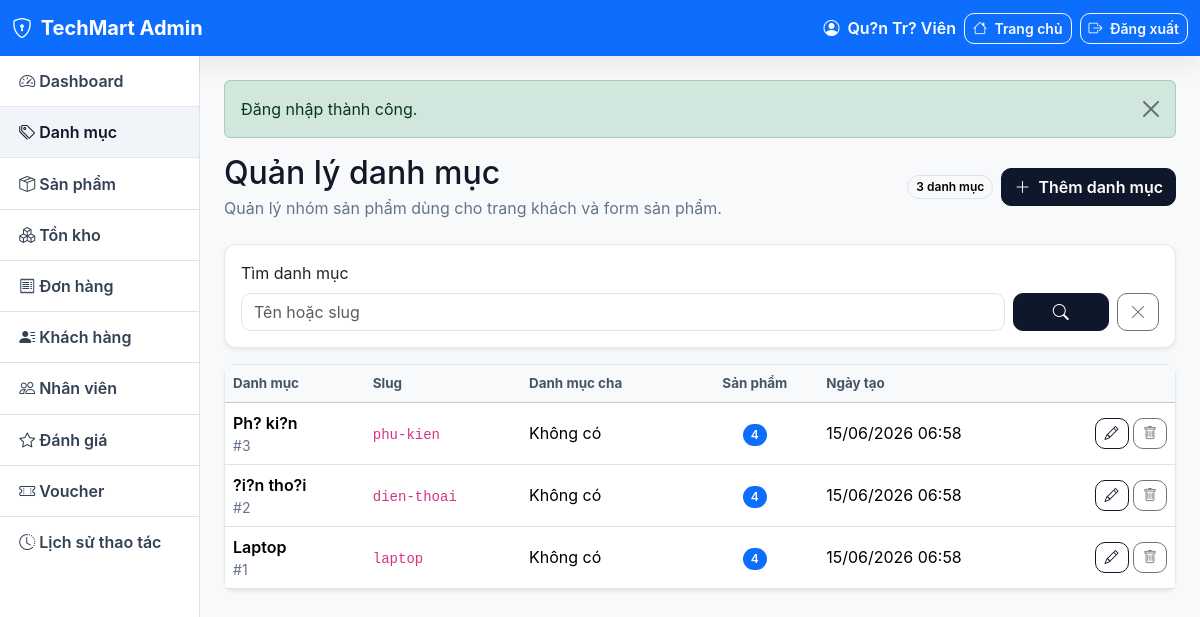
The app's page /admin/categories (signed in) with its own data.
### tables this page shows
CREATE TABLE categories (
    id         INT UNSIGNED AUTO_INCREMENT PRIMARY KEY,
    name       VARCHAR(100) NOT NULL,
    slug       VARCHAR(120) NOT NULL UNIQUE,
    parent_id  INT UNSIGNED DEFAULT NULL,
    created_at TIMESTAMP DEFAULT CURRENT_TIMESTAMP,
    FOREIGN KEY (parent_id) REFERENCES categories(id) ON DELETE SET NULL
);

### app/Core/View.php (called while the page is built, shortened)
<?php
final class View
{
    public static function render(string $view, array $data = [], ?string $layout = 'customer'): void
    {
        $viewsPath = App::$config['paths']['views'];
        $viewFile  = $viewsPath . '/' . $view . '.php';
        extract($data, EXTR_SKIP);
        require $viewFile;
    }
}

### app/Core/Controller.php (called while the page is built, shortened)
<?php
abstract class Controller
{
    protected function view(string $view, array $data = [], ?string $layout = 'customer'): void
    {
        View::render($view, $data, $layout);
    }
}

### app/Controllers/Admin/CategoryController.php (called while the page is built, shortened)
<?php
final class CategoryController extends Controller
{
    public function index(): void
    {
        $page = isset($_GET['page']) ? (int)$_GET['page'] : 1;
        $keyword = trim((string)($_GET['q'] ?? ''));
        $category = new Category();
        $this->view('admin/categories/index', [
            'title' => 'Quản lý danh mục',
            'result' => $category->paginateWithProductCount(
                $page,
                10,
                $keyword !== '' ? $keyword : null
            ),
            'filters' => [
                'q' => $keyword,
            ],
        ], 'admin');
    }
}

### app/Core/App.php (called while the page is built, shortened)
<?php
final class App
{
    public static Router $router;
    public static function run(): void
    {
        self::dispatch();
    }
    private static function registerAutoloader(): void
    {
        require_once __DIR__ . '/helpers.php';
    }
    private static function dispatch(): void
    {
        self::$router = new Router();
        self::$router->dispatch();
    }
}

### public/index.php (called while the page is built, shortened)
<?php
require dirname(__DIR__) . '/app/Core/App.php';
App\Core\App::run();

### app/Core/helpers.php (called while the page is built, shortened)
<?php
if (!function_exists('e')) {
    function e(mixed $value): string
    {
        return htmlspecialchars((string)($value ?? ''), ENT_QUOTES | ENT_SUBSTITUTE, 'UTF-8');
    }
}
if (!function_exists('url')) {
    function url(string $path = ''): string
    {
        $base = App::$config['app']['url'] ?? '';
        return rtrim($base, '/') . '/' . ltrim($path, '/');
    }
}

### app/Core/Database.php (called while the page is built, shortened)
<?php
final class Database
{
    private static ?PDO $instance = null;
    public static function pdo(): PDO
    {
        if (self::$instance !== null) {
            return self::$instance;
        }
        $cfg = App::$config['db'];
        $dsn = sprintf(
            'mysql:host=%s;port=%d;dbname=%s;charset=%s',
            $cfg['host'], $cfg['port'], $cfg['name'], $cfg['charset']
        );
        try {
            self::$instance = new PDO($dsn, $cfg['user'], $cfg['pass'], [
                PDO::ATTR_ERRMODE            => PDO::ERRMODE_EXCEPTION,
                PDO::ATTR_DEFAULT_FETCH_MODE => PDO::FETCH_ASSOC,
                PDO::ATTR_EMULATE_PREPARES   => false,
                PDO::MYSQL_ATTR_INIT_COMMAND => "SET NAMES {$cfg['charset']} COLLATE utf8mb4_unicode_ci",
            ]);
        } catch (PDOException $e) {
            $debug = App::$config['app']['debug'] ?? false;
            $msg = $debug ? $e->getMessage() : 'Database connection error';
            throw new \RuntimeException($msg, (int)$e->getCode());
        }
        return self::$instance;
    }
}

### app/Core/Model.php (called while the page is built, shortened)
<?php
abstract class Model
{
    protected function db(): PDO
    {
        return Database::pdo();
    }
}

### app/Models/Category.php (called while the page is built, shortened)
<?php
final class Category extends Model
{
    public function paginateWithProductCount(
        int $page = 1,
        int $perPage = 10,
        ?string $keyword = null
    ): array {
        $page = max(1, $page);
        $offset = ($page - 1) * $perPage;
        $where = [];
        $params = [];
        $whereSql = $where ? 'WHERE ' . implode(' AND ', $where) : '';
        $countStmt = $this->db()->prepare("SELECT COUNT(*) FROM categories c $whereSql");
        $countStmt->execute($params);
        $total = (int)$countStmt->fetchColumn();
        $stmt = $this->db()->prepare("
            SELECT
                c.*,
                p.name AS parent_name,
                COUNT(pr.id) AS product_count
            FROM categories c
            LEFT JOIN categories p ON p.id = c.parent_id
            LEFT JOIN products pr ON pr.category_id = c.id
            $whereSql
            GROUP BY c.id, p.name
            ORDER BY c.created_at DESC, c.id DESC
            LIMIT $perPage OFFSET $offset
        ");
        $stmt->execute($params);
        return [
            'rows' => $stmt->fetchAll(),
            'total' => $total,
            'page' => $page,
            'perPage' => $perPage,
            'lastPage' => (int)ceil($total / $perPage),
        ];
    }
}

### app/Views/admin/categories/index.php (the view, shortened to what this page needs)
<?php
$filters = $filters ?? ['q' => ''];
?>
<div class="d-flex flex-wrap justify-content-between align-items-center gap-3 mb-4">
    <div>
        <h2 class="mb-1">Quản lý danh mục</h2>
        <div class="text-muted">Quản lý nhóm sản phẩm dùng cho trang khách và form sản phẩm.</div>
    </div>
    <div class="d-flex flex-wrap align-items-center gap-2">
        <span class="badge text-bg-light border"><?= number_format((int)$result['total']) ?> danh mục</span>
        <a href="<?= url('/admin/categories/create') ?>" class="btn btn-primary">
            <i class="bi bi-plus-lg me-1"></i> Thêm danh mục
        </a>
    </div>
</div>
<div class="card shadow-sm mb-3">
    <div class="card-body">
        <form class="row g-2 align-items-end" method="get" action="<?= url('/admin/categories') ?>">
            <div class="col-md-10">
                <label class="form-label">Tìm danh mục</label>
                <input type="search" name="q" class="form-control" value="<?= e($filters['q']) ?>" placeholder="Tên hoặc slug">
            </div>
            <div class="col-md-2 d-flex gap-2">
                <button class="btn btn-primary flex-fill" type="submit"><i class="bi bi-search"></i></button>
                <a class="btn btn-outline-secondary" href="<?= url('/admin/categories') ?>"><i class="bi bi-x-lg"></i></a>
            </div>
        </form>
    </div>
</div>
<div class="card shadow-sm">
    <div class="card-body p-0">
        <table class="table table-hover mb-0 align-middle admin-categories-table">
            <thead class="table-light">
                <tr>
                    <th>Danh mục</th>
                    <th>Slug</th>
                    <th>Danh mục cha</th>
                    <th class="text-center">Sản phẩm</th>
                    <th>Ngày tạo</th>
                    <th style="width:120px"></th>
                </tr>
            </thead>
            <tbody>
                <?php if (empty($result['rows'])): ?>
                    <tr><td colspan="6" class="text-center py-4 text-muted">Chưa có danh mục phù hợp.</td></tr>
                <?php else: ?>
                    <?php foreach ($result['rows'] as $category): ?>
                        <?php $hasProducts = (int)$category['product_count'] > 0; ?>
                        <tr>
                            <td>
                                <div class="fw-semibold"><?= e($category['name']) ?></div>
                                <div class="text-muted small">#<?= e($category['id']) ?></div>
                            </td>
                            <td><code><?= e($category['slug']) ?></code></td>
                            <td><?= e($category['parent_name'] ?: 'Không có') ?></td>
                            <td class="text-center">
                                <span class="badge <?= $hasProducts ? 'text-bg-primary' : 'text-bg-light border' ?>">
                                    <?= number_format((int)$category['product_count']) ?>
                                </span>
                            </td>
                            <td><?= e(date('d/m/Y H:i', strtotime((string)$category['created_at']))) ?></td>
                            <td class="text-end">
                                <a href="<?= url('/admin/categories/' . $category['id'] . '/edit') ?>"
                                   class="btn btn-sm btn-outline-primary" title="Sửa">
                                    <i class="bi bi-pencil"></i>
                                </a>
                                <form action="<?= url('/admin/categories/' . $category['id'] . '/delete') ?>"
                                      method="post" class="d-inline"
                                      data-confirm="Xóa danh mục này? Danh mục đang có sản phẩm sẽ không thể xóa.">
                                    <button class="btn btn-sm <?= $hasProducts ? 'btn-outline-secondary' : 'btn-outline-danger' ?>"
                                            title="<?= $hasProducts ? 'Không thể xóa khi còn sản phẩm' : 'Xóa danh mục' ?>">
                                        <i class="bi bi-trash"></i>
                                    </button>
                                </form>
                            </td>
                        </tr>
                    <?php endforeach; ?>
                <?php endif; ?>
            </tbody>
        </table>
    </div>
</div>

### app/Core/Router.php (shortened to what this page needs)
<?php
final class Router
{
    private array $routes = [];
    private function add(string $method, string $path, array $handler, ?string $middleware): void
    {
        $pattern = preg_replace('#\{([a-z_][a-z0-9_]*)\}#i', '(?P<$1>[^/]+)', $path);
        $pattern = '#^' . $pattern . '$#';
        $this->routes[] = [
            'method'     => $method,
            'pattern'    => $pattern,
            'handler'    => $handler,
            'middleware' => $middleware,
        ];
    }
    public function dispatch(): void
    {
        $method = $_SERVER['REQUEST_METHOD'] ?? 'GET';
        $uri    = parse_url($_SERVER['REQUEST_URI'] ?? '/', PHP_URL_PATH) ?? '/';
        $base = $this->detectBasePath();
if ($base !== '' && $base !== '/' && str_starts_with($uri, $base)) {
    $uri = substr($uri, strlen($base));
}
$uri = '/' . ltrim($uri, '/');
        foreach ($this->routes as $route) {
            if ($route['method'] !== $method) {
                continue;
            }
            if (!preg_match($route['pattern'], $uri, $matches)) {
                continue;
            }
            $params = array_filter(
                $matches,
                static fn($k) => !is_int($k),
                ARRAY_FILTER_USE_KEY
            );
            [$class, $method2] = $route['handler'];
            $controller = new $class();
            call_user_func_array([$controller, $method2], array_values($params));
            return;
        }
    }
    private function detectBasePath(): string
    {
        $script = $_SERVER['SCRIPT_NAME'] ?? '';
        $dir = str_replace('\\', '/', dirname($script));
        $dir = preg_replace('#/public$#', '', $dir);
        return rtrim($dir, '/');
    }
}

### public/assets/css/app.css (style rules this page uses)
:root { --tm-bg: #F8FAFC; --tm-surface: #ffffff; --tm-border: #E2E8F0; --tm-muted: #64748b; --tm-primary: #0F172A; --tm-accent: #EF4444; --tm-dark: #111827; --tm-navy: #0b1220; --tm-radius: 12px; --tm-shadow: 0 10px 28px rgba(15, 23, 42, 0.07); }
html { scroll-behavior: smooth; }
body { background: var(--tm-bg); color: var(--tm-dark); font-family: 'Be Vietnam Pro', -apple-system, BlinkMacSystemFont, "Segoe UI", Roboto, sans-serif; }
a { text-underline-offset: 3px; }
.card { border: 1px solid var(--tm-border); border-radius: var(--tm-radius); box-shadow: 0 4px 14px rgba(15, 23, 42, 0.04); transition: transform 0.16s ease, box-shadow 0.16s ease, border-color 0.16s ease; }
.table { --bs-table-hover-bg: #f8fafc; }
.table th { color: #475569; font-size: 0.84rem; font-weight: 700; letter-spacing: 0; white-space: nowrap; }
.table td { vertical-align: middle; }
.badge { border-radius: 999px; font-weight: 600; padding: 0.42em 0.68em; }
.btn { border-radius: 10px; font-weight: 600; }
.btn-primary { --bs-btn-color: #fff; --bs-btn-bg: #0F172A; --bs-btn-border-color: #0F172A; --bs-btn-hover-color: #fff; --bs-btn-hover-bg: #1e293b; --bs-btn-hover-border-color: #1e293b; --bs-btn-active-color: #fff; --bs-btn-active-bg: #1e293b; --bs-btn-active-border-color: #1e293b; --bs-btn-focus-shadow-rgb: 15, 23, 42; --bs-btn-disabled-bg: #0F172A; --bs-btn-disabled-border-color: #0F172A; }
.btn-outline-primary { --bs-btn-color: #0F172A; --bs-btn-border-color: #0F172A; --bs-btn-hover-color: #fff; --bs-btn-hover-bg: #0F172A; --bs-btn-hover-border-color: #0F172A; --bs-btn-active-color: #fff; --bs-btn-active-bg: #0F172A; --bs-btn-active-border-color: #0F172A; --bs-btn-focus-shadow-rgb: 15, 23, 42; }
.btn-sm { min-width: 34px; }
.form-control, .form-select { border-color: #dbe3ef; border-radius: 10px; }
.text-muted { color: var(--tm-muted) !important; }
.admin-categories-table td, .admin-categories-table th { white-space: nowrap; }
.admin-categories-table td:first-child, .admin-categories-table th:first-child { white-space: normal; }

### records on screen
categories: name "Ph? ki?n", id "3", slug "phu-kien", parent_name "Không có", product_count "4", created_at "15/06/2026 06:58"
categories: name "?i?n tho?i", id "2", slug "dien-thoai", parent_name "Không có", product_count "4", created_at "15/06/2026 06:58"
categories: name "Laptop", id "1", slug "laptop", parent_name "Không có", product_count "4", created_at "15/06/2026 06:58"

### other values on screen
$label "Dashboard"
$label "Danh mục"
$label "Sản phẩm"
$label "Tồn kho"
$label "Đơn hàng"
$label "Khách hàng"
$label "Nhân viên"
$label "Đánh giá"
$label "Voucher"
$label "Lịch sử thao tác"
$msg "Đăng nhập thành công."
